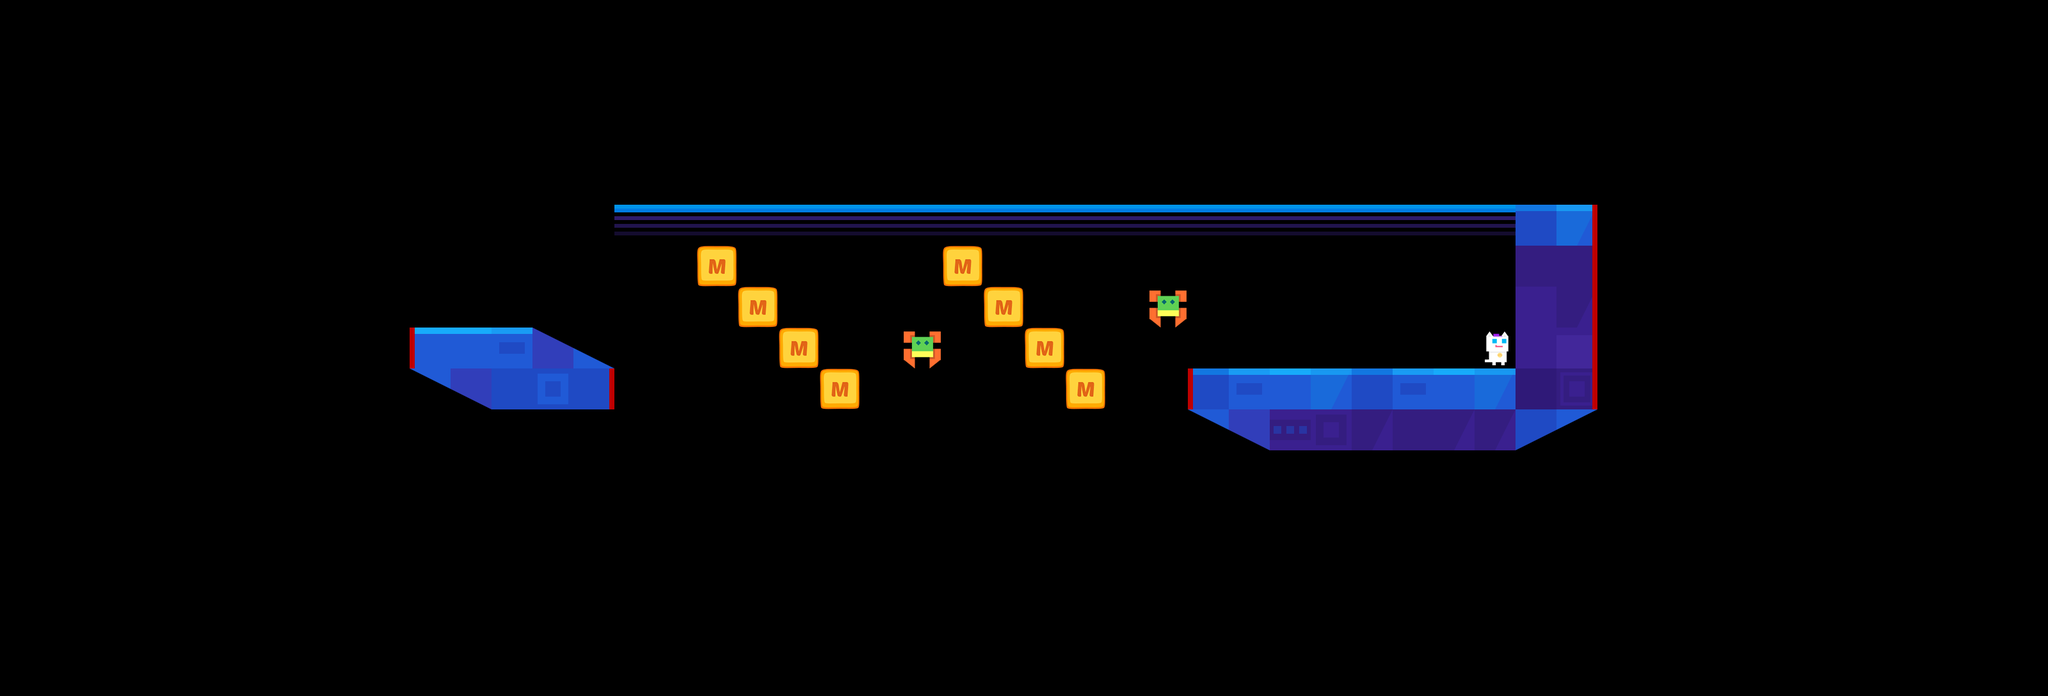

This is a level from a 2D game, rendered from its Tiled map with the project's own tilesets. A one-line summary and the map file follow, with tile-layer data summarised:
An orthogonal 50x17 tile map with 64x64 px tiles, 2 tile layers (main, dangerous) and 113 objects (55x DeadZone, 42x CameraYFreeze, 8x platform, 4x Event, 2x enemy, ...).

<map version="1.0" orientation="orthogonal" renderorder="right-down" width="50" height="17" tilewidth="64" tileheight="64" nextobjectid="3450">
 <properties>
  <property name="Spider" value="2" />
  <property name="bg" value="lyBG8" />
  <property name="bgm" value="bgm_mini" />
 </properties>
 <tileset firstgid="1" name="forest" tilewidth="70" tileheight="70">
  <tileoffset x="-3" y="3" />
  <image source="forest.png" width="700" height="980" />
  <tile id="0">
   <properties>
    <property name="maxX" value="87" />
    <property name="maxY" value="63" />
    <property name="x" value="77" />
    <property name="y" value="61" />
   </properties>
  </tile>
 </tileset>
 <layer name="main" width="50" height="17">
  <data>[850 cells, 71 non-empty, 24 distinct tile ids]</data>
 </layer>
 <objectgroup name="objConfig">
  <object id="3247" type="player" gid="120" x="704" y="512" />
  <object id="3398" name="(0,3);[1,-2];[1,1];[1,1];X" type="platform" gid="102" x="1088" y="448" width="1" height="1" />
  <object id="3399" name="(0,-1);(0,3);(0,-2)" type="platform" gid="102" x="1152" y="512" width="1" height="1" />
  <object id="3400" name="(0,-2);(0,3);(0,-1)" type="platform" gid="102" x="1216" y="576" width="1" height="1" />
  <object id="3401" name="(0,-3)" type="platform" gid="102" x="1280" y="640" width="1" height="1" />
  <object id="3402" name="(0,-2);(0,3);(0,-1)" type="platform" gid="102" x="1600" y="576" width="1" height="1" />
  <object id="3403" name="(0,3);[1,-2];[1,1];[1,1];X" type="platform" gid="102" x="1472" y="448" width="1" height="1" />
  <object id="3404" name="(0,-3)" type="platform" gid="102" x="1664" y="640" width="1" height="1" />
  <object id="3405" name="(0,-1);(0,3);(0,-2)" type="platform" gid="102" x="1536" y="512" width="1" height="1" />
  <object id="3406" name="-2,1" type="enemy" gid="101" x="1408" y="576" />
  <object id="3407" name="-1,2" type="enemy" gid="101" x="1792" y="512" />
  <object id="3422" type="npc" gid="102" x="2304" y="576" />
 </objectgroup>
 <objectgroup name="triggerConfig">
  <object id="3306" type="CameraYFreeze" gid="103" x="0" y="768" />
  <object id="3308" type="DeadZone" gid="104" x="0" y="1024" />
  <object id="3310" type="CameraYFreeze" gid="103" x="128" y="768" />
  <object id="3311" type="CameraYFreeze" gid="103" x="64" y="768" />
  <object id="3312" type="DeadZone" gid="104" x="128" y="1024" />
  <object id="3313" type="DeadZone" gid="104" x="64" y="1024" />
  <object id="3314" type="CameraYFreeze" gid="103" x="256" y="768" />
  <object id="3315" type="CameraYFreeze" gid="103" x="192" y="768" />
  <object id="3316" type="DeadZone" gid="104" x="256" y="1024" />
  <object id="3317" type="DeadZone" gid="104" x="192" y="1024" />
  <object id="3318" type="CameraYFreeze" gid="103" x="384" y="704" />
  <object id="3319" type="CameraYFreeze" gid="103" x="320" y="768" />
  <object id="3320" type="DeadZone" gid="104" x="384" y="960" />
  <object id="3321" type="DeadZone" gid="104" x="320" y="1024" />
  <object id="3326" type="CameraYFreeze" gid="103" x="512" y="640" />
  <object id="3327" type="DeadZone" gid="104" x="448" y="896" />
  <object id="3328" type="DeadZone" gid="104" x="512" y="896" />
  <object id="3329" type="CameraYFreeze" gid="103" x="448" y="640" />
  <object id="3330" type="CameraYFreeze" gid="103" x="640" y="640" />
  <object id="3331" type="DeadZone" gid="104" x="576" y="896" />
  <object id="3332" type="DeadZone" gid="104" x="640" y="896" />
  <object id="3333" type="CameraYFreeze" gid="103" x="576" y="640" />
  <object id="3334" type="CameraYFreeze" gid="103" x="832" y="704" />
  <object id="3335" type="CameraYFreeze" gid="103" x="896" y="704" />
  <object id="3336" type="CameraYFreeze" gid="103" x="704" y="704" />
  <object id="3337" type="DeadZone" gid="104" x="896" y="960" />
  <object id="3338" type="CameraYFreeze" gid="103" x="768" y="704" />
  <object id="3339" type="DeadZone" gid="104" x="832" y="960" />
  <object id="3340" type="DeadZone" gid="104" x="768" y="960" />
  <object id="3341" type="DeadZone" gid="104" x="704" y="960" />
  <object id="3342" type="CameraYFreeze" gid="103" x="1088" y="704" />
  <object id="3343" type="CameraYFreeze" gid="103" x="1152" y="704" />
  <object id="3344" type="CameraYFreeze" gid="103" x="960" y="704" />
  <object id="3345" type="DeadZone" gid="104" x="1152" y="960" />
  <object id="3346" type="CameraYFreeze" gid="103" x="1024" y="704" />
  <object id="3347" type="DeadZone" gid="104" x="1088" y="960" />
  <object id="3348" type="DeadZone" gid="104" x="1024" y="960" />
  <object id="3349" type="DeadZone" gid="104" x="960" y="960" />
  <object id="3350" type="CameraYFreeze" gid="103" x="1344" y="704" />
  <object id="3351" type="CameraYFreeze" gid="103" x="1408" y="704" />
  <object id="3352" type="CameraYFreeze" gid="103" x="1216" y="704" />
  <object id="3353" type="DeadZone" gid="104" x="1408" y="960" />
  <object id="3354" type="CameraYFreeze" gid="103" x="1280" y="704" />
  <object id="3355" type="DeadZone" gid="104" x="1344" y="960" />
  <object id="3356" type="DeadZone" gid="104" x="1280" y="960" />
  <object id="3357" type="DeadZone" gid="104" x="1216" y="960" />
  <object id="3358" type="CameraYFreeze" gid="103" x="1600" y="704" />
  <object id="3359" type="CameraYFreeze" gid="103" x="1664" y="704" />
  <object id="3360" type="CameraYFreeze" gid="103" x="1472" y="704" />
  <object id="3361" type="DeadZone" gid="104" x="1664" y="960" />
  <object id="3362" type="CameraYFreeze" gid="103" x="1536" y="704" />
  <object id="3363" type="DeadZone" gid="104" x="1600" y="960" />
  <object id="3364" type="DeadZone" gid="104" x="1536" y="960" />
  <object id="3365" type="DeadZone" gid="104" x="1472" y="960" />
  <object id="3366" type="CameraYFreeze" gid="103" x="1856" y="704" />
  <object id="3367" type="CameraYFreeze" gid="103" x="1728" y="704" />
  <object id="3368" type="CameraYFreeze" gid="103" x="1920" y="704" />
  <object id="3369" type="DeadZone" gid="104" x="1920" y="960" />
  <object id="3370" type="CameraYFreeze" gid="103" x="1792" y="704" />
  <object id="3371" type="DeadZone" gid="104" x="1792" y="960" />
  <object id="3372" type="DeadZone" gid="104" x="1856" y="960" />
  <object id="3373" type="DeadZone" gid="104" x="1728" y="960" />
  <object id="3374" type="CameraYFreeze" gid="103" x="2560" y="448" />
  <object id="3376" type="CameraYFreeze" gid="103" x="2624" y="448" />
  <object id="3377" type="DeadZone" gid="104" x="2624" y="704" />
  <object id="3378" type="CameraYFreeze" gid="103" x="2496" y="448" />
  <object id="3379" type="DeadZone" gid="104" x="2496" y="704" />
  <object id="3380" type="DeadZone" gid="104" x="2560" y="704" />
  <object id="3382" type="CameraYFreeze" gid="103" x="2816" y="448" />
  <object id="3383" type="CameraYFreeze" gid="103" x="2688" y="448" />
  <object id="3384" type="DeadZone" gid="104" x="2816" y="704" />
  <object id="3385" type="DeadZone" gid="104" x="2688" y="704" />
  <object id="3386" type="CameraYFreeze" gid="103" x="2752" y="448" />
  <object id="3387" type="DeadZone" gid="104" x="2752" y="704" />
  <object id="3421" name="Story1" type="Event" gid="101" x="1920" y="576" />
  <object id="3424" name="Story1" type="Event" gid="101" x="1984" y="576" />
  <object id="3425" name="Story1" type="Event" gid="101" x="2112" y="576" />
  <object id="3426" name="Story1" type="Event" gid="101" x="2048" y="576" />
  <object id="3427" type="DeadZone" gid="104" x="2176" y="960" />
  <object id="3428" type="DeadZone" gid="104" x="2048" y="960" />
  <object id="3429" type="DeadZone" gid="104" x="2368" y="960" />
  <object id="3430" type="DeadZone" gid="104" x="2112" y="960" />
  </objectgroup>
 <objectgroup name="coinList1" />
 <layer name="dangerous" width="50" height="17">
  <data>[850 cells, 8 non-empty, 2 distinct tile ids]</data>
 </layer>
</map>
<!-- 19 of 113 objects omitted -->
